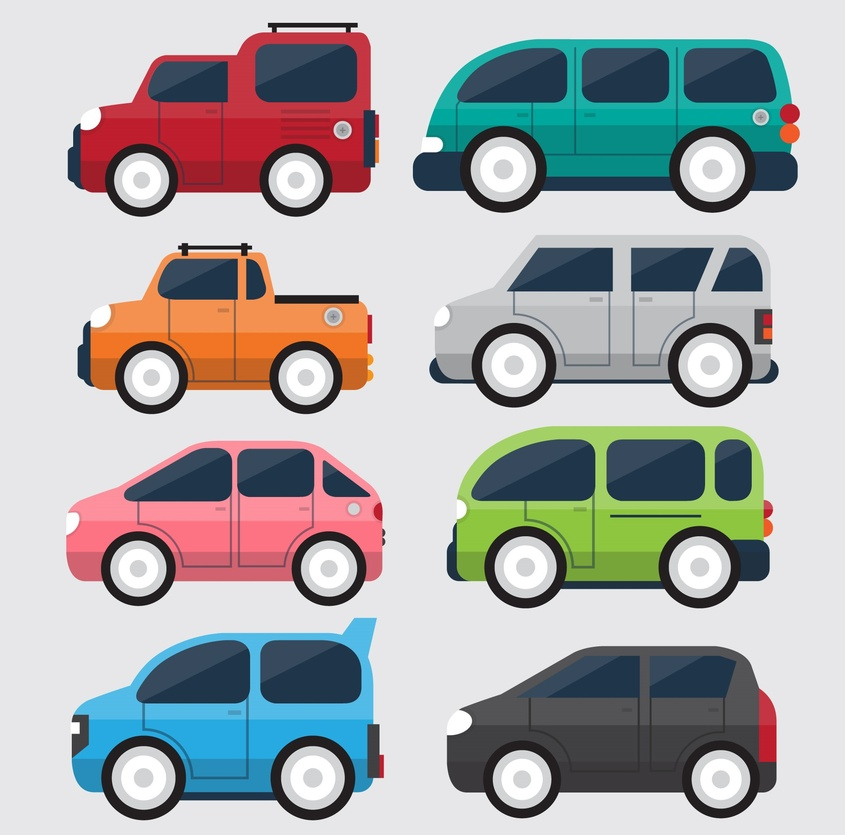
#> input picture Input Image/car3.jpg, 845 x 835 px, shrunk from 1848 x 1828 before the run, found by its file name
$ python vehicle.py   (older library calls are emulated)
#> lines starting #> are read from the running program, lines starting #| are printed output that depends on the picture; after the words box and inside, x2 and y2 are one past the last pixel; in counts of white or black regions, pixels touching at a corner belong together
#> in detect_vehicles, image is the input picture: shape (835, 845, 3); mean B, G, R 172.5, 172.1, 171.7
### Code/canny_edge.py
import numpy as np
import cv2
import matplotlib.pyplot as plt

def canny_edge_detector(img, weak_th = None, strong_th = None):

#> called with weak_th = 50, strong_th = 150
	img = cv2.cvtColor(img, cv2.COLOR_BGR2GRAY)

	img = cv2.GaussianBlur(img, (5, 5), 1.4)

	# Calculating the gradients
	gx = cv2.Sobel(np.float32(img), cv2.CV_64F, 1, 0, 3)
	gy = cv2.Sobel(np.float32(img), cv2.CV_64F, 0, 1, 3)
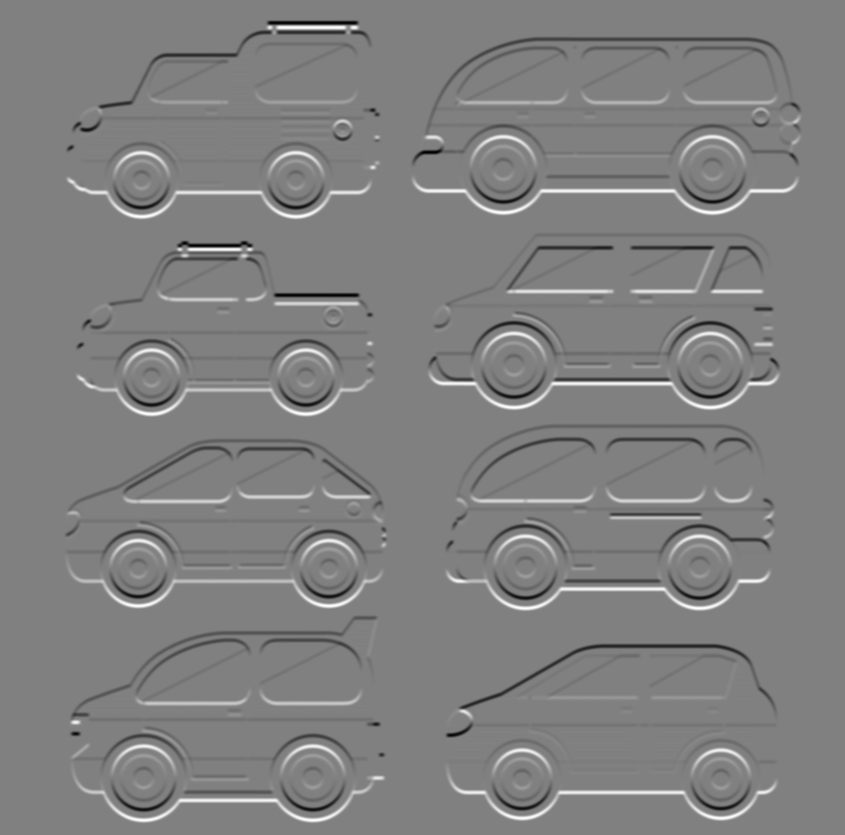
#> gy: shape (835, 845) float64; min -456, max 448, mean 0; drawn with min black and max white

	mag, ang = cv2.cartToPolar(gx, gy, angleInDegrees = True)
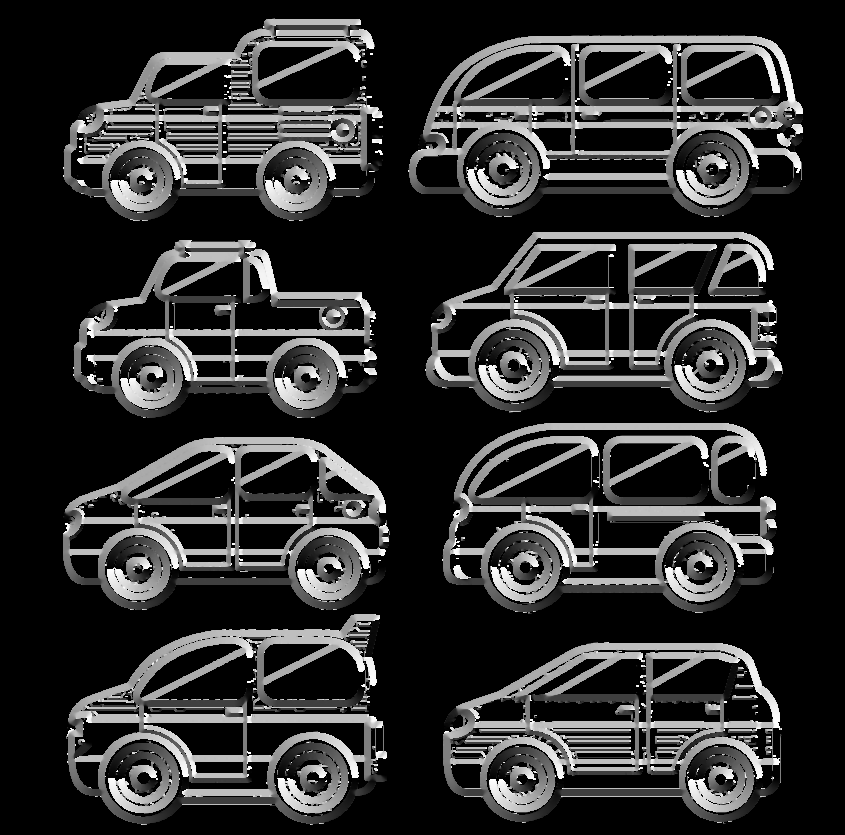
#> ang: shape (835, 845) float64; min 0, max 359.9, mean 66.5; drawn with min black and max white

	mag_max = np.max(mag)
#> mag_max = 461.7
	if not weak_th:weak_th = mag_max * 0.1
	if not strong_th:strong_th = mag_max * 0.5

	height, width = img.shape
#> height = 835; width = 845


	for i_x in range(width):
		for i_y in range(height):

			grad_ang = ang[i_y, i_x]
			grad_ang = abs(grad_ang-180) if abs(grad_ang)>180 else abs(grad_ang)

			if grad_ang<= 22.5:
				neighb_1_x, neighb_1_y = i_x-1, i_y
				neighb_2_x, neighb_2_y = i_x + 1, i_y

			# top right (diagonal-1)
			elif grad_ang>22.5 and grad_ang<=(22.5 + 45):
				neighb_1_x, neighb_1_y = i_x-1, i_y-1
				neighb_2_x, neighb_2_y = i_x + 1, i_y + 1

			# In y-axis
			elif grad_ang>(22.5 + 45) and grad_ang<=(22.5 + 90):
				neighb_1_x, neighb_1_y = i_x, i_y-1
				neighb_2_x, neighb_2_y = i_x, i_y + 1

			# top left (diagonal-2)
			elif grad_ang>(22.5 + 90) and grad_ang<=(22.5 + 135):
				neighb_1_x, neighb_1_y = i_x-1, i_y + 1
				neighb_2_x, neighb_2_y = i_x + 1, i_y-1

			elif grad_ang>(22.5 + 135) and grad_ang<=(22.5 + 180):
				neighb_1_x, neighb_1_y = i_x-1, i_y
				neighb_2_x, neighb_2_y = i_x + 1, i_y

			if width>neighb_1_x>= 0 and height>neighb_1_y>= 0:
				if mag[i_y, i_x]<mag[neighb_1_y, neighb_1_x]:
					mag[i_y, i_x]= 0
					continue

			if width>neighb_2_x>= 0 and height>neighb_2_y>= 0:
				if mag[i_y, i_x]<mag[neighb_2_y, neighb_2_x]:
					mag[i_y, i_x]= 0

	weak_ids = np.zeros_like(img)
	strong_ids = np.zeros_like(img)
	ids = np.zeros_like(img)

	for i_x in range(width):
		for i_y in range(height):

			grad_mag = mag[i_y, i_x]

			if grad_mag<weak_th:
				mag[i_y, i_x]= 0
			elif strong_th>grad_mag>= weak_th:
				ids[i_y, i_x]= 1
			else:
				ids[i_y, i_x]= 2
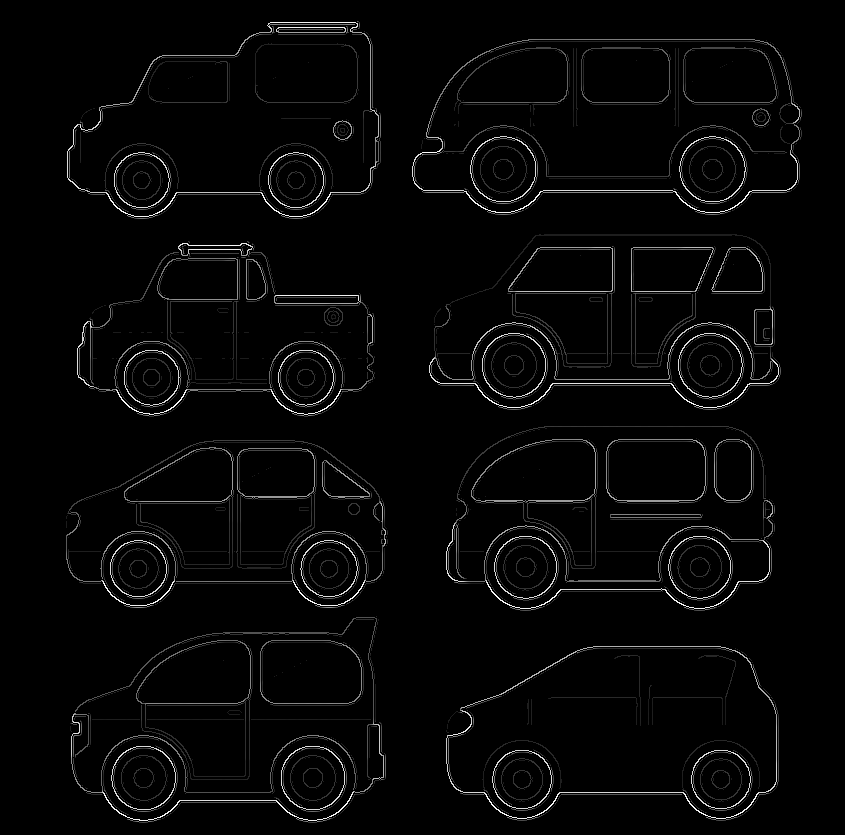
#> mag: shape (835, 845) float64; min 0, max 461.7, mean 11.9; drawn with min black and max white

	return mag

### Code/vehicle.py
import cv2
import numpy as np
from canny_edge import canny_edge_detector

def detect_vehicles(image_path, output_path):

    image = cv2.imread(image_path)
    edges = canny_edge_detector(image, 50, 150)

    if edges.dtype != np.uint8:
        edges = (edges * 255).astype(np.uint8)

    # Apply morphological operations
    kernel = cv2.getStructuringElement(cv2.MORPH_RECT, (5, 5))
    closed = cv2.morphologyEx(edges, cv2.MORPH_CLOSE, kernel)
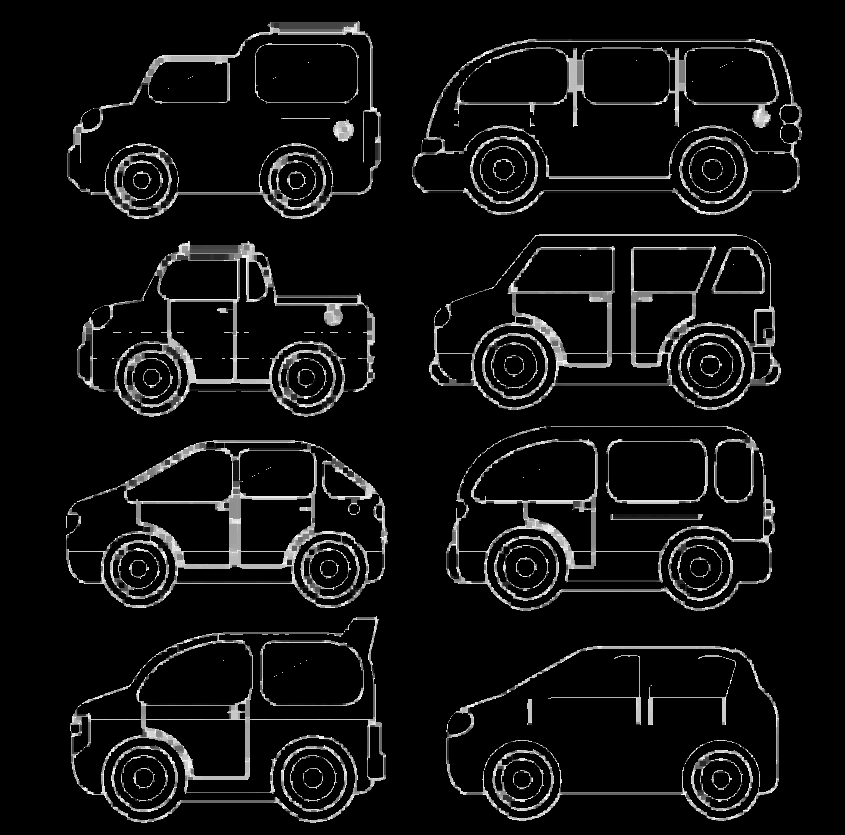
#> closed: shape (835, 845); min 0, max 255, mean 16.1

    # Find contours
    contours, _ = cv2.findContours(closed.copy(), cv2.RETR_EXTERNAL, cv2.CHAIN_APPROX_SIMPLE)
#> contours = 9 contours, 1 with area under 20; largest, box (x1, y1, x2, y2) and area: (412, 39, 802, 215) 56134, (446, 426, 775, 611) 50910, (70, 616, 386, 823) 48432, (429, 234, 781, 410) 48428, (446, 646, 779, 821) 44808, (67, 21, 381, 219) 44354, (66, 440, 388, 608) 40759, (77, 241, 375, 417) 34800

    vehicle_count = 0
    for contour in contours:
        # Filter out small contours that are not vehicles
        if cv2.contourArea(contour) < 500:
            continue

        # Draw bounding box around detected vehicles
        x, y, w, h = cv2.boundingRect(contour)
        cv2.rectangle(image, (x, y), (x + w, y + h), (0, 255, 0), 2)
        vehicle_count += 1
#> this loop made 9 passes
#> (x, y, w, h) on passes 1, 2, 3, 4, 6, 7, 8, 9: (446, 646, 333, 175), (70, 616, 316, 207), (66, 440, 322, 168), (446, 426, 329, 185), (77, 241, 298, 176), (429, 234, 352, 176), (412, 39, 390, 176), (67, 21, 314, 198)
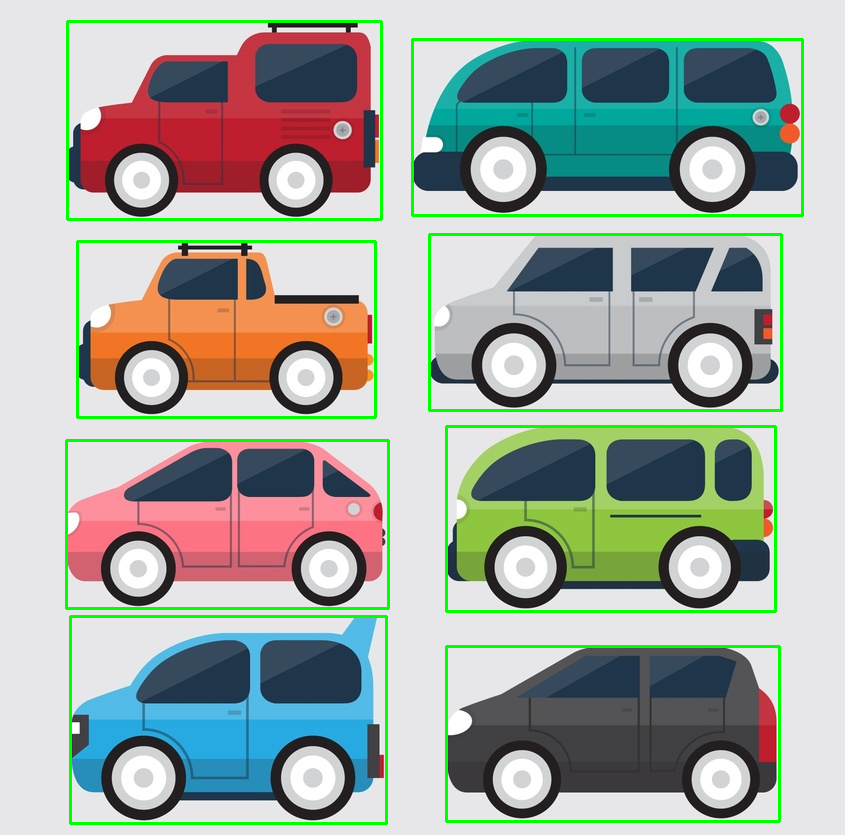
#> image: shape (835, 845, 3); 3.49% of pixels changed, all inside (x1, y1, x2, y2) = (65, 20, 804, 825)
#> after the loop, vehicle_count = 8

    # Add the vehicle count text to the image
    cv2.putText(image, f'Vehicle Count: {vehicle_count}', (10, 30), cv2.FONT_HERSHEY_SIMPLEX, 1, (0, 0, 255), 2, cv2.LINE_AA)
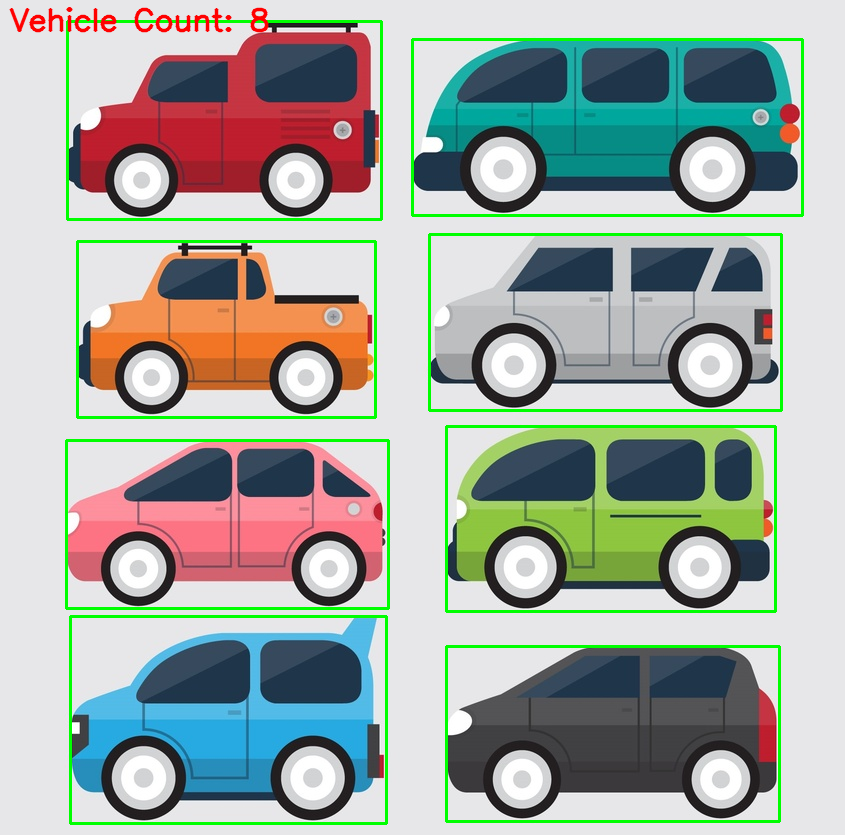
#> image: shape (835, 845, 3); 0.39% of pixels changed, all inside (x1, y1, x2, y2) = (9, 7, 269, 33)

    # Save the result image to the specified output path
    cv2.imwrite(output_path, image)

    print(f'Number of vehicles detected : {vehicle_count}')
#| Number of vehicles detected : 8

input_path = r'C:\Users\Hp\OneDrive\Desktop\vehicle_count_in_image\Input Image\car3.jpg'
output_path = r'C:\Users\Hp\OneDrive\Desktop\vehicle_count_in_image\Output Image\output_car3.jpg'

detect_vehicles(input_path, output_path)

$ run again, with Input Image/car1.jpg copied over Input Image/car3.jpg
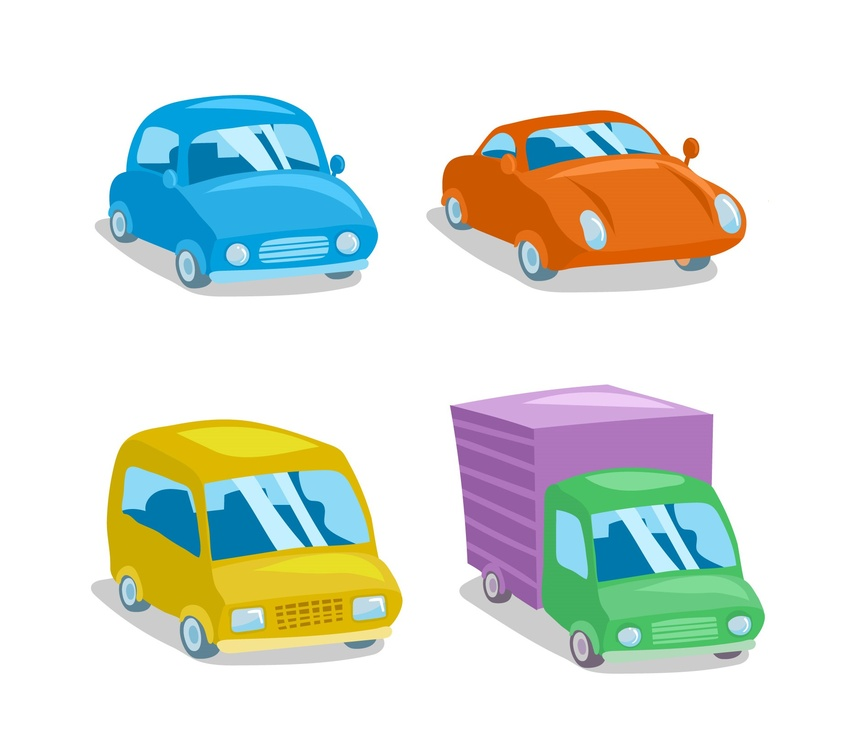
#> input picture Input Image/car1.jpg, 855 x 750 px, shrunk from 1870 x 1640 before the run, found by its file name
#> in detect_vehicles, image is the input picture: shape (750, 855, 3); mean B, G, R 217.1, 225.4, 219.2
#> mag_max = 331.2
#> after the loop in canny_edge_detector, `for i_x in range(width):`:
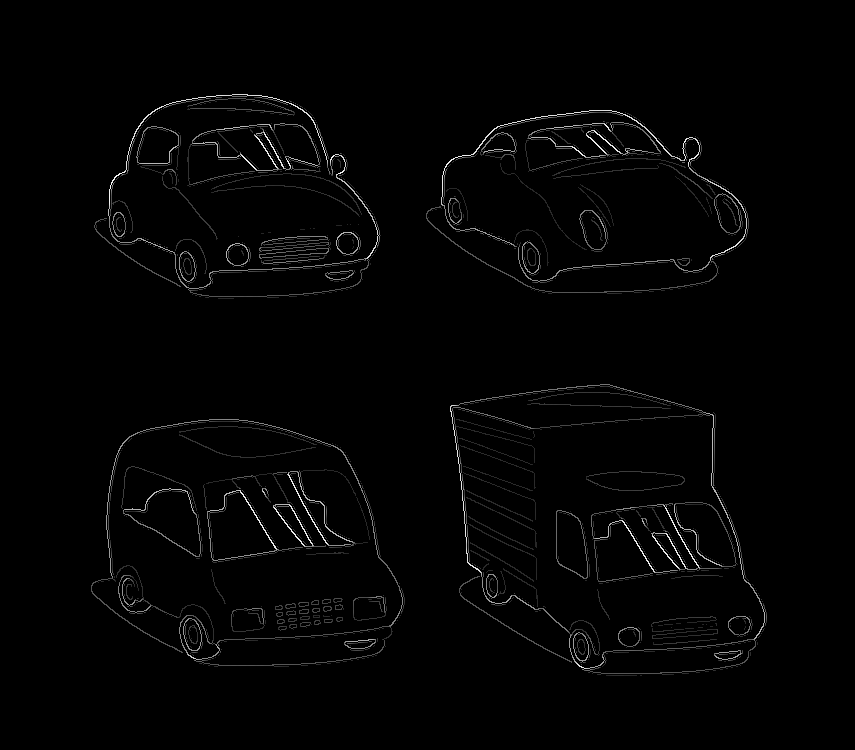
#> mag: shape (750, 855) float64; min 0, max 331.2, mean 4.7; drawn with min black and max white
#> contours = 4 contours; box (x1, y1, x2, y2) and area: (450, 384, 767, 676) 71179, (91, 419, 405, 667) 60246, (94, 94, 381, 299) 43166, (426, 110, 749, 294) 42838
#> the loop in detect_vehicles, `for contour in contours:` made 4 passes
#> (x, y, w, h) on passes 1 to 4: (91, 419, 314, 248), (450, 384, 317, 292), (426, 110, 323, 184), (94, 94, 287, 205)
#> after the loop in detect_vehicles, `for contour in contours:`: vehicle_count = 4
#> in detect_vehicles, `cv2.putText(image, f'Vehicle Count: {vehicle_count}', (10, 30), cv2.FO..`:
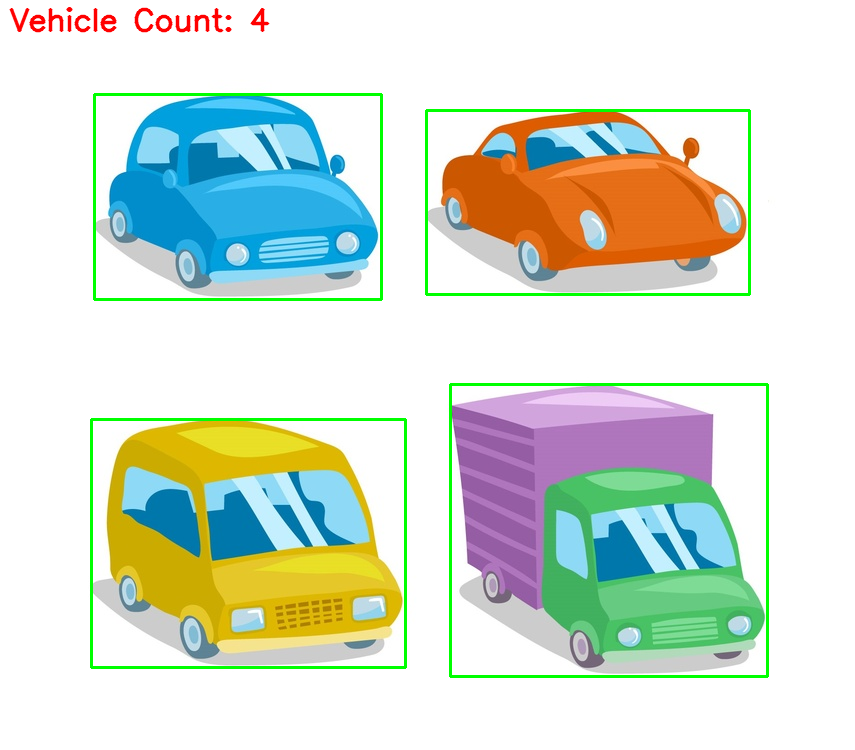
#> image: shape (750, 855, 3); mean B, G, R 211.3, 224.7, 214
#| Number of vehicles detected : 4

$ run again, with Input Image/car2.jpg copied over Input Image/car3.jpg
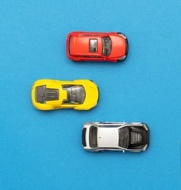
#> input picture Input Image/car2.jpg, 181 x 190 px, shrunk from 395 x 415 before the run, found by its file name
#> in detect_vehicles, image is the input picture: shape (190, 181, 3); mean B, G, R 194, 164.6, 78.8
#> mag_max = 414.2
#> contours = 3 contours; box (x1, y1, x2, y2) and area: (31, 78, 102, 116) 2250, (81, 120, 152, 158) 2242, (66, 31, 132, 68) 2106
#> the loop in detect_vehicles, `for contour in contours:` made 3 passes
#> (x, y, w, h) on passes 1 to 3: (81, 120, 71, 38), (31, 78, 71, 38), (66, 31, 66, 37)
#> after the loop in detect_vehicles, `for contour in contours:`:
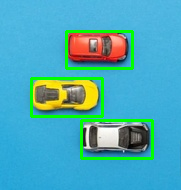
#> image: shape (190, 181, 3); 5.57% of pixels changed, all inside (x1, y1, x2, y2) = (30, 30, 154, 160)
#> after the loop in detect_vehicles, `for contour in contours:`: vehicle_count = 3
#> in detect_vehicles, `cv2.putText(image, f'Vehicle Count: {vehicle_count}', (10, 30), cv2.FO..`:
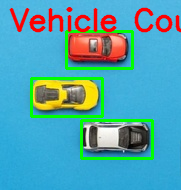
#> image: shape (190, 181, 3); 5.5% of pixels changed, all inside (x1, y1, x2, y2) = (9, 7, 181, 33)
#| Number of vehicles detected : 3
